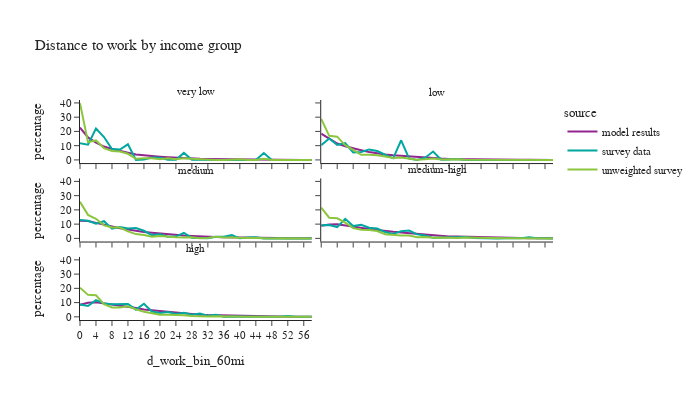

Source (notebook cell):
### Code cell
df_plot = per_data.loc[(per_data['is_worker']) & (per_data['d_work_bin_60mi'] != float('nan'))].groupby(['source','hhincome_group','d_work_bin_60mi'])['hh_weight'].sum().reset_index()
df_plot['percentage'] = df_plot.groupby(['source','hhincome_group'], group_keys=False)['hh_weight']. \
    apply(lambda x: 100 * x / float(x.sum()))
# df_plot

fig2 = px.line(df_plot, x='d_work_bin_60mi', y="percentage", color="source",
               facet_col="hhincome_group", facet_col_wrap=2,
               title="Distance to work by income group")
fig2.for_each_annotation(lambda a: a.update(text = a.text.split("=")[-1]))
fig2.update_layout(height=400, width=700, font=dict(size=11))
fig2.show()

### Figure 1 — Plotly figure (JSON) as saved in the notebook; plotly's stock layout.template omitted (floating-point values rounded to 4 significant figures)
{"data": [{"hovertemplate": "source=model results<br>hhincome_group=very low<br>d_work_bin_60mi=%{x}<br>percentage=%{y}<extra></extra>", "legendgroup": "model results", "line": {"color": "#91268F", "dash": "solid"}, "marker": {"symbol": "circle"}, "mode": "lines", "name": "model results", "orientation": "v", "showlegend": true, "type": "scatter", "x": ["0", "2", "4", "6", "8", "10", "12", "14", "16", "18", "20", "22", "24", "26", "28", "30", "32", "34", "36", "38", "40", "42", "44", "46", "48", "50", "52", "54", "56", "58"], "xaxis": "x5", "y": [22.72, 15.81, 12.1, 9.381, 7.715, 6.164, 4.992, 3.746, 3.11, 2.811, 2.296, 1.903, 1.505, 1.213, 1.001, 0.7396, 0.6196, 0.5346, 0.4024, 0.3083, 0.2855, 0.1974, 0.1488, 0.09719, 0.06986, 0.04252, 0.03037, 0.02278, 0.0243, 0.0167], "yaxis": "y5"}, {"hovertemplate": "source=model results<br>hhincome_group=low<br>d_work_bin_60mi=%{x}<br>percentage=%{y}<extra></extra>", "legendgroup": "model results", "line": {"color": "#91268F", "dash": "solid"}, "marker": {"symbol": "circle"}, "mode": "lines", "name": "model results", "orientation": "v", "showlegend": false, "type": "scatter", "x": ["0", "2", "4", "6", "8", "10", "12", "14", "16", "18", "20", "22", "24", "26", "28", "30", "32", "34", "36", "38", "40", "42", "44", "46", "48", "50", "52", "54", "56", "58"], "xaxis": "x6", "y": [18.44, 14.93, 11.49, 9.611, 7.929, 6.79, 5.501, 4.498, 3.766, 3.209, 2.776, 2.329, 1.852, 1.443, 1.175, 0.93, 0.6877, 0.5696, 0.4981, 0.398, 0.3265, 0.2641, 0.1693, 0.1196, 0.09706, 0.07223, 0.05191, 0.02633, 0.02332, 0.01881], "yaxis": "y6"}, {"hovertemplate": "source=model results<br>hhincome_group=medium<br>d_work_bin_60mi=%{x}<br>percentage=%{y}<extra></extra>", "legendgroup": "model results", "line": {"color": "#91268F", "dash": "solid"}, "marker": {"symbol": "circle"}, "mode": "lines", "name": "model results", "orientation": "v", "showlegend": false, "type": "scatter", "x": ["0", "2", "4", "6", "8", "10", "12", "14", "16", "18", "20", "22", "24", "26", "28", "30", "32", "34", "36", "38", "40", "42", "44", "46", "48", "50", "52", "54", "56", "58"], "xaxis": "x3", "y": [12.46, 12.19, 10.89, 9.468, 8.151, 7.077, 6.249, 5.233, 4.483, 4.022, 3.438, 2.968, 2.377, 2.019, 1.713, 1.351, 1.138, 0.9581, 0.8298, 0.7004, 0.5532, 0.4788, 0.3563, 0.2486, 0.2114, 0.1386, 0.1187, 0.08277, 0.06495, 0.03948], "yaxis": "y3"}, {"hovertemplate": "source=model results<br>hhincome_group=medium-high<br>d_work_bin_60mi=%{x}<br>percentage=%{y}<extra></extra>", "legendgroup": "model results", "line": {"color": "#91268F", "dash": "solid"}, "marker": {"symbol": "circle"}, "mode": "lines", "name": "model results", "orientation": "v", "showlegend": false, "type": "scatter", "x": ["0", "2", "4", "6", "8", "10", "12", "14", "16", "18", "20", "22", "24", "26", "28", "30", "32", "34", "36", "38", "40", "42", "44", "46", "48", "50", "52", "54", "56", "58"], "xaxis": "x4", "y": [8.825, 9.72, 9.985, 9.057, 8.191, 7.4, 6.589, 5.893, 5.018, 4.588, 4.097, 3.628, 2.951, 2.433, 2.106, 1.691, 1.405, 1.267, 1.079, 0.9511, 0.7439, 0.6314, 0.4799, 0.3838, 0.2835, 0.1956, 0.159, 0.1018, 0.08617, 0.05929], "yaxis": "y4"}, {"hovertemplate": "source=model results<br>hhincome_group=high<br>d_work_bin_60mi=%{x}<br>percentage=%{y}<extra></extra>", "legendgroup": "model results", "line": {"color": "#91268F", "dash": "solid"}, "marker": {"symbol": "circle"}, "mode": "lines", "name": "model results", "orientation": "v", "showlegend": false, "type": "scatter", "x": ["0", "2", "4", "6", "8", "10", "12", "14", "16", "18", "20", "22", "24", "26", "28", "30", "32", "34", "36", "38", "40", "42", "44", "46", "48", "50", "52", "54", "56", "58"], "xaxis": "x", "y": [8.482, 9.872, 10.18, 9.465, 8.308, 7.763, 7.141, 6.264, 5.186, 4.617, 4.067, 3.507, 2.855, 2.289, 1.884, 1.499, 1.242, 1.076, 0.9054, 0.8141, 0.6245, 0.4996, 0.3981, 0.3145, 0.2356, 0.1731, 0.1382, 0.08007, 0.06775, 0.05321], "yaxis": "y"}, {"hovertemplate": "source=survey data<br>hhincome_group=very low<br>d_work_bin_60mi=%{x}<br>percentage=%{y}<extra></extra>", "legendgroup": "survey data", "line": {"color": "#00A7A0", "dash": "solid"}, "marker": {"symbol": "circle"}, "mode": "lines", "name": "survey data", "orientation": "v", "showlegend": true, "type": "scatter", "x": ["0", "2", "4", "6", "8", "10", "12", "14", "16", "18", "20", "22", "24", "26", "28", "30", "32", "34", "36", "38", "40", "42", "44", "46", "48", "50", "52", "54", "56", "58"], "xaxis": "x5", "y": [11.65, 10.7, 22.06, 16.05, 7.629, 7.25, 10.95, 0.03545, 0.303, 1.648, 1.555, 0.152, 0.134, 4.948, 0.08186, 0.007725, 0.03018, 0.0, 0.0, 0.008604, 0.002434, 0.0, 0.0, 4.8, 0.0, 0.0, 0.0, 0.0, 0.0, 0.0], "yaxis": "y5"}, {"hovertemplate": "source=survey data<br>hhincome_group=low<br>d_work_bin_60mi=%{x}<br>percentage=%{y}<extra></extra>", "legendgroup": "survey data", "line": {"color": "#00A7A0", "dash": "solid"}, "marker": {"symbol": "circle"}, "mode": "lines", "name": "survey data", "orientation": "v", "showlegend": false, "type": "scatter", "x": ["0", "2", "4", "6", "8", "10", "12", "14", "16", "18", "20", "22", "24", "26", "28", "30", "32", "34", "36", "38", "40", "42", "44", "46", "48", "50", "52", "54", "56", "58"], "xaxis": "x6", "y": [10.37, 15.04, 10.45, 11.71, 5.229, 5.504, 7.365, 6.219, 3.611, 1.134, 13.78, 0.9454, 0.00488, 1.56, 5.877, 0.1273, 0.2913, 0.5558, 0.001402, 0.02921, 0.0, 0.0, 0.03365, 0.0, 0.0, 0.0, 0.0, 0.0, 0.1632, 0.0], "yaxis": "y6"}, {"hovertemplate": "source=survey data<br>hhincome_group=medium<br>d_work_bin_60mi=%{x}<br>percentage=%{y}<extra></extra>", "legendgroup": "survey data", "line": {"color": "#00A7A0", "dash": "solid"}, "marker": {"symbol": "circle"}, "mode": "lines", "name": "survey data", "orientation": "v", "showlegend": false, "type": "scatter", "x": ["0", "2", "4", "6", "8", "10", "12", "14", "16", "18", "20", "22", "24", "26", "28", "30", "32", "34", "36", "38", "40", "42", "44", "46", "48", "50", "52", "54", "56", "58"], "xaxis": "x3", "y": [12.97, 12.31, 10.34, 12.03, 6.832, 7.989, 6.942, 7.282, 5.336, 2.296, 2.821, 1.155, 1.259, 3.91, 0.4215, 0.003608, 0.07929, 1.18, 1.117, 2.313, 0.04753, 0.5809, 0.7555, 0.0, 0.0, 0.02381, 0.0, 0.0, 0.0, 0.0], "yaxis": "y3"}, {"hovertemplate": "source=survey data<br>hhincome_group=medium-high<br>d_work_bin_60mi=%{x}<br>percentage=%{y}<extra></extra>", "legendgroup": "survey data", "line": {"color": "#00A7A0", "dash": "solid"}, "marker": {"symbol": "circle"}, "mode": "lines", "name": "survey data", "orientation": "v", "showlegend": false, "type": "scatter", "x": ["0", "2", "4", "6", "8", "10", "12", "14", "16", "18", "20", "22", "24", "26", "28", "30", "32", "34", "36", "38", "40", "42", "44", "46", "48", "50", "52", "54", "56", "58"], "xaxis": "x4", "y": [9.205, 9.38, 7.934, 13.7, 8.64, 9.593, 7.441, 6.949, 4.427, 3.119, 5.069, 5.496, 2.799, 2.007, 0.3697, 0.5662, 0.2402, 0.595, 0.8982, 0.3317, 0.113, 0.1345, 0.002948, 0.05116, 0.001193, 0.05102, 0.773, 0.03346, 0.07532, 0.0], "yaxis": "y4"}, {"hovertemplate": "source=survey data<br>hhincome_group=high<br>d_work_bin_60mi=%{x}<br>percentage=%{y}<extra></extra>", "legendgroup": "survey data", "line": {"color": "#00A7A0", "dash": "solid"}, "marker": {"symbol": "circle"}, "mode": "lines", "name": "survey data", "orientation": "v", "showlegend": false, "type": "scatter", "x": ["0", "2", "4", "6", "8", "10", "12", "14", "16", "18", "20", "22", "24", "26", "28", "30", "32", "34", "36", "38", "40", "42", "44", "46", "48", "50", "52", "54", "56", "58"], "xaxis": "x", "y": [8.668, 7.6, 11.65, 9.46, 8.856, 8.71, 9.056, 5.034, 9.225, 3.706, 2.666, 3.446, 1.952, 2.792, 1.538, 2.289, 0.8369, 1.42, 0.06617, 0.2924, 0.09211, 0.001184, 0.02455, 0.0, 0.0, 0.0, 0.5954, 0.0, 0.02426, 0.0], "yaxis": "y"}, {"hovertemplate": "source=unweighted survey<br>hhincome_group=very low<br>d_work_bin_60mi=%{x}<br>percentage=%{y}<extra></extra>", "legendgroup": "unweighted survey", "line": {"color": "#8CC63E", "dash": "solid"}, "marker": {"symbol": "circle"}, "mode": "lines", "name": "unweighted survey", "orientation": "v", "showlegend": true, "type": "scatter", "x": ["0", "2", "4", "6", "8", "10", "12", "14", "16", "18", "20", "22", "24", "26", "28", "30", "32", "34", "36", "38", "40", "42", "44", "46", "48", "50", "52", "54", "56", "58"], "xaxis": "x5", "y": [39.84, 12.5, 13.67, 8.203, 6.25, 5.859, 4.297, 0.7812, 1.172, 1.172, 0.3906, 1.172, 0.3906, 1.172, 0.7812, 0.3906, 0.3906, 0.0, 0.0, 0.3906, 0.3906, 0.0, 0.0, 0.7812, 0.0, 0.0, 0.0, 0.0, 0.0, 0.0], "yaxis": "y5"}, {"hovertemplate": "source=unweighted survey<br>hhincome_group=low<br>d_work_bin_60mi=%{x}<br>percentage=%{y}<extra></extra>", "legendgroup": "unweighted survey", "line": {"color": "#8CC63E", "dash": "solid"}, "marker": {"symbol": "circle"}, "mode": "lines", "name": "unweighted survey", "orientation": "v", "showlegend": false, "type": "scatter", "x": ["0", "2", "4", "6", "8", "10", "12", "14", "16", "18", "20", "22", "24", "26", "28", "30", "32", "34", "36", "38", "40", "42", "44", "46", "48", "50", "52", "54", "56", "58"], "xaxis": "x6", "y": [28.86, 16.88, 16.31, 10.25, 7.071, 3.608, 3.608, 3.319, 2.453, 1.299, 1.732, 1.154, 0.1443, 0.4329, 1.01, 0.2886, 0.4329, 0.4329, 0.1443, 0.1443, 0.0, 0.0, 0.2886, 0.0, 0.0, 0.0, 0.0, 0.0, 0.1443, 0.0], "yaxis": "y6"}, {"hovertemplate": "source=unweighted survey<br>hhincome_group=medium<br>d_work_bin_60mi=%{x}<br>percentage=%{y}<extra></extra>", "legendgroup": "unweighted survey", "line": {"color": "#8CC63E", "dash": "solid"}, "marker": {"symbol": "circle"}, "mode": "lines", "name": "unweighted survey", "orientation": "v", "showlegend": false, "type": "scatter", "x": ["0", "2", "4", "6", "8", "10", "12", "14", "16", "18", "20", "22", "24", "26", "28", "30", "32", "34", "36", "38", "40", "42", "44", "46", "48", "50", "52", "54", "56", "58"], "xaxis": "x3", "y": [25.64, 16.5, 13.71, 9.142, 7.692, 7.581, 4.905, 3.01, 2.341, 1.115, 1.672, 1.115, 0.7804, 0.5574, 0.7804, 0.1115, 0.223, 1.226, 0.5574, 0.5574, 0.223, 0.223, 0.223, 0.0, 0.0, 0.1115, 0.0, 0.0, 0.0, 0.0], "yaxis": "y3"}, {"hovertemplate": "source=unweighted survey<br>hhincome_group=medium-high<br>d_work_bin_60mi=%{x}<br>percentage=%{y}<extra></extra>", "legendgroup": "unweighted survey", "line": {"color": "#8CC63E", "dash": "solid"}, "marker": {"symbol": "circle"}, "mode": "lines", "name": "unweighted survey", "orientation": "v", "showlegend": false, "type": "scatter", "x": ["0", "2", "4", "6", "8", "10", "12", "14", "16", "18", "20", "22", "24", "26", "28", "30", "32", "34", "36", "38", "40", "42", "44", "46", "48", "50", "52", "54", "56", "58"], "xaxis": "x4", "y": [21.63, 14.5, 14.1, 11.01, 7.209, 6.087, 5.927, 5.166, 2.924, 2.363, 1.962, 2.002, 0.801, 1.001, 0.4005, 0.6808, 0.2803, 0.2002, 0.5607, 0.4005, 0.1201, 0.2002, 0.0801, 0.04005, 0.04005, 0.0801, 0.04005, 0.0801, 0.1201, 0.0], "yaxis": "y4"}, {"hovertemplate": "source=unweighted survey<br>hhincome_group=high<br>d_work_bin_60mi=%{x}<br>percentage=%{y}<extra></extra>", "legendgroup": "unweighted survey", "line": {"color": "#8CC63E", "dash": "solid"}, "marker": {"symbol": "circle"}, "mode": "lines", "name": "unweighted survey", "orientation": "v", "showlegend": false, "type": "scatter", "x": ["0", "2", "4", "6", "8", "10", "12", "14", "16", "18", "20", "22", "24", "26", "28", "30", "32", "34", "36", "38", "40", "42", "44", "46", "48", "50", "52", "54", "56", "58"], "xaxis": "x", "y": [20.46, 15.42, 15.18, 8.956, 6.584, 6.584, 7.414, 5.219, 3.618, 2.491, 1.483, 1.542, 1.483, 1.127, 0.6524, 0.3559, 0.1779, 0.4152, 0.2372, 0.2372, 0.1186, 0.05931, 0.05931, 0.0, 0.0, 0.0, 0.05931, 0.0, 0.05931, 0.0], "yaxis": "y"}], "layout": {"annotations": [{"font": {}, "showarrow": false, "text": "high", "x": 0.245, "xanchor": "center", "xref": "paper", "y": 0.2867, "yanchor": "bottom", "yref": "paper"}, {"font": {}, "showarrow": false, "text": "medium", "x": 0.245, "xanchor": "center", "xref": "paper", "y": 0.6433, "yanchor": "bottom", "yref": "paper"}, {"font": {}, "showarrow": false, "text": "medium-high", "x": 0.755, "xanchor": "center", "xref": "paper", "y": 0.6433, "yanchor": "bottom", "yref": "paper"}, {"font": {}, "showarrow": false, "text": "very low", "x": 0.245, "xanchor": "center", "xref": "paper", "y": 1.0, "yanchor": "bottom", "yref": "paper"}, {"font": {}, "showarrow": false, "text": "low", "x": 0.755, "xanchor": "center", "xref": "paper", "y": 1.0, "yanchor": "bottom", "yref": "paper"}], "font": {"size": 11}, "height": 400, "legend": {"title": {"text": "source"}, "tracegroupgap": 0}, "title": {"text": "Distance to work by income group"}, "width": 700, "xaxis": {"anchor": "y", "domain": [0.0, 0.49], "title": {"text": "d_work_bin_60mi"}}, "xaxis2": {"anchor": "y2", "domain": [0.51, 1.0], "matches": "x", "title": {"text": "d_work_bin_60mi"}}, "xaxis3": {"anchor": "y3", "domain": [0.0, 0.49], "matches": "x", "showticklabels": false}, "xaxis4": {"anchor": "y4", "domain": [0.51, 1.0], "matches": "x", "showticklabels": false}, "xaxis5": {"anchor": "y5", "domain": [0.0, 0.49], "matches": "x", "showticklabels": false}, "xaxis6": {"anchor": "y6", "domain": [0.51, 1.0], "matches": "x", "showticklabels": false}, "yaxis": {"anchor": "x", "domain": [0.0, 0.2867], "title": {"text": "percentage"}}, "yaxis2": {"anchor": "x2", "domain": [0.0, 0.2867], "matches": "y", "showticklabels": false}, "yaxis3": {"anchor": "x3", "domain": [0.3567, 0.6433], "matches": "y", "title": {"text": "percentage"}}, "yaxis4": {"anchor": "x4", "domain": [0.3567, 0.6433], "matches": "y", "showticklabels": false}, "yaxis5": {"anchor": "x5", "domain": [0.7133, 1.0], "matches": "y", "title": {"text": "percentage"}}, "yaxis6": {"anchor": "x6", "domain": [0.7133, 1.0], "matches": "y", "showticklabels": false}}}
